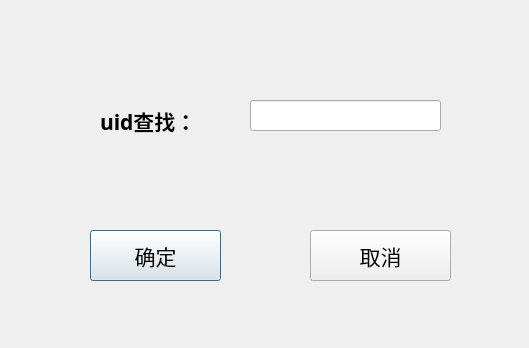
<?xml version="1.0" encoding="UTF-8"?>
<ui version="4.0">
 <class>Addbuddy</class>
 <widget class="QDialog" name="Addbuddy">
  <property name="geometry">
   <rect>
    <x>0</x>
    <y>0</y>
    <width>529</width>
    <height>348</height>
   </rect>
  </property>
  <property name="windowTitle">
   <string>Dialog</string>
  </property>
  <property name="styleSheet">
   <string notr="true">QDialog{
border-image: url(:/image-3/注册背景.jpg);}</string>
  </property>
  <widget class="QPushButton" name="search">
   <property name="geometry">
    <rect>
     <x>90</x>
     <y>230</y>
     <width>131</width>
     <height>51</height>
    </rect>
   </property>
   <property name="font">
    <font>
     <family>华文新魏</family>
     <pointsize>16</pointsize>
    </font>
   </property>
   <property name="text">
    <string>确定</string>
   </property>
  </widget>
  <widget class="QPushButton" name="quit">
   <property name="geometry">
    <rect>
     <x>310</x>
     <y>230</y>
     <width>141</width>
     <height>51</height>
    </rect>
   </property>
   <property name="font">
    <font>
     <family>华文新魏</family>
     <pointsize>16</pointsize>
    </font>
   </property>
   <property name="text">
    <string>取消</string>
   </property>
  </widget>
  <widget class="QLineEdit" name="uidsearch">
   <property name="geometry">
    <rect>
     <x>250</x>
     <y>100</y>
     <width>191</width>
     <height>31</height>
    </rect>
   </property>
   <property name="font">
    <font>
     <family>Arial</family>
     <pointsize>12</pointsize>
    </font>
   </property>
  </widget>
  <widget class="QLabel" name="label">
   <property name="geometry">
    <rect>
     <x>100</x>
     <y>100</y>
     <width>131</width>
     <height>41</height>
    </rect>
   </property>
   <property name="font">
    <font>
     <family>微软简楷体</family>
     <pointsize>16</pointsize>
     <weight>75</weight>
     <bold>true</bold>
    </font>
   </property>
   <property name="text">
    <string>uid查找：</string>
   </property>
  </widget>
 </widget>
 <resources/>
 <connections/>
</ui>
